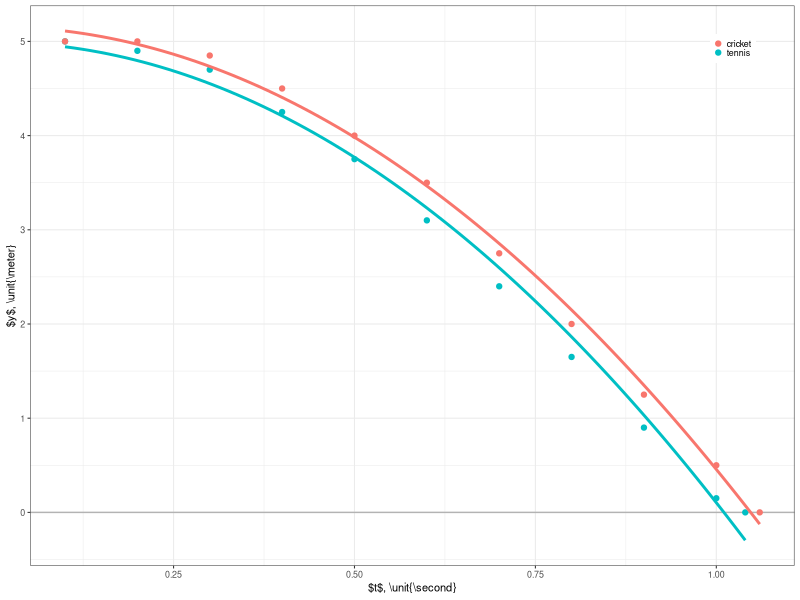

Generate this figure with R:
library(ggplot2)
library(dplyr)

# make 4.1 and 4.2 together
raw41 <- read.csv('massAll.csv',header=TRUE)
data41 <- tibble(raw41)
data41 <- filter(data41,t_s>0.2)
data41 <- mutate(data41,t_s=t_s-0.2,y_m=y_m/2)
fig41 <- ggplot(data41,aes(x=t_s,y=y_m,color=type))+
      geom_hline(yintercept=0,color="gray70")+
      geom_point()+
      geom_smooth(method="lm",formula=y~I(x^2),se=FALSE)+
      xlab('$t$, \\unit{\\second}')+
      ylab('$y$, \\unit{\\meter}')+
      theme_bw(base_size=8)+
      theme(legend.position="inside",
	legend.position.inside=c(0.95,0.95),
	legend.justification.inside=c("right","top"),
	legend.key.size=unit(4,"pt"),
	legend.title=element_blank())
ggsave('fig41.svg',plot=fig41,width=3.4167,height=2,units="in")


# do stats
model1 <- lm(y_m~I(t_s^2),data41)
model2 <- lm(y_m~I(t_s^2):type,data41)
